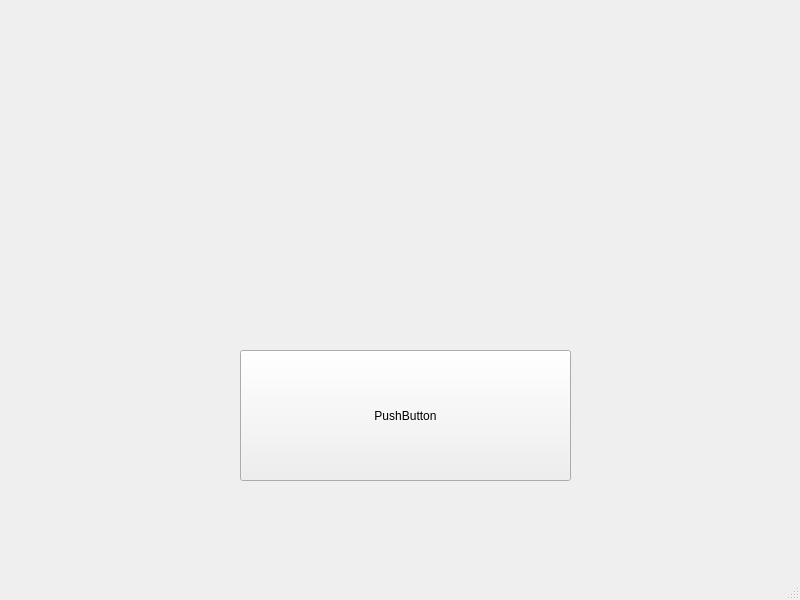
<?xml version="1.0" encoding="UTF-8"?>
<ui version="4.0">
 <class>MainWindow</class>
 <widget class="QMainWindow" name="MainWindow">
  <property name="geometry">
   <rect>
    <x>0</x>
    <y>0</y>
    <width>800</width>
    <height>600</height>
   </rect>
  </property>
  <property name="windowTitle">
   <string>MainWindow</string>
  </property>
  <widget class="QWidget" name="centralwidget">
   <widget class="QPushButton" name="pushButton">
    <property name="geometry">
     <rect>
      <x>240</x>
      <y>350</y>
      <width>331</width>
      <height>131</height>
     </rect>
    </property>
    <property name="text">
     <string>PushButton</string>
    </property>
   </widget>
  </widget>
  <widget class="QMenuBar" name="menubar">
   <property name="geometry">
    <rect>
     <x>0</x>
     <y>0</y>
     <width>800</width>
     <height>21</height>
    </rect>
   </property>
  </widget>
  <widget class="QStatusBar" name="statusbar"/>
 </widget>
 <resources/>
 <connections/>
</ui>
